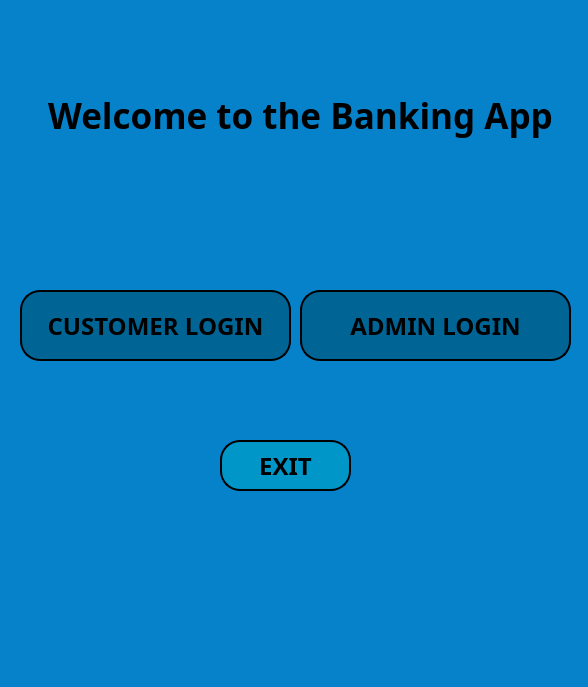
<?xml version="1.0" encoding="UTF-8"?>
<ui version="4.0">
 <class>open_window</class>
 <widget class="QMainWindow" name="open_window">
  <property name="geometry">
   <rect>
    <x>0</x>
    <y>0</y>
    <width>588</width>
    <height>687</height>
   </rect>
  </property>
  <property name="windowTitle">
   <string>MainWindow</string>
  </property>
  <property name="styleSheet">
   <string notr="true">background-color: rgb(5, 130, 202);</string>
  </property>
  <widget class="QWidget" name="centralwidget">
   <widget class="QLabel" name="openwdw_lbl_welcome">
    <property name="geometry">
     <rect>
      <x>20</x>
      <y>60</y>
      <width>561</width>
      <height>111</height>
     </rect>
    </property>
    <property name="font">
     <font>
      <family>Bahnschrift SemiBold</family>
      <pointsize>26</pointsize>
      <weight>75</weight>
      <bold>true</bold>
     </font>
    </property>
    <property name="text">
     <string>Welcome to the Banking App</string>
    </property>
    <property name="alignment">
     <set>Qt::AlignCenter</set>
    </property>
   </widget>
   <widget class="QPushButton" name="openwdw_btn_CSLogin">
    <property name="geometry">
     <rect>
      <x>20</x>
      <y>290</y>
      <width>271</width>
      <height>71</height>
     </rect>
    </property>
    <property name="font">
     <font>
      <family>Bahnschrift SemiBold SemiConden</family>
      <pointsize>18</pointsize>
      <weight>75</weight>
      <bold>true</bold>
     </font>
    </property>
    <property name="styleSheet">
     <string notr="true">QPushButton{
	background-color: rgb(0, 100, 148);

border:2px solid rgb(0, 150, 199);
border-radius:20px;
border-color:black;
}
QPushButton:hover {
     background-color: rgb(202, 240, 248);
     border:2px solid rgb(0, 150, 199);
}</string>
    </property>
    <property name="text">
     <string>CUSTOMER LOGIN</string>
    </property>
   </widget>
   <widget class="QPushButton" name="openwdw_btn_ADLogin">
    <property name="geometry">
     <rect>
      <x>300</x>
      <y>290</y>
      <width>271</width>
      <height>71</height>
     </rect>
    </property>
    <property name="font">
     <font>
      <family>Bahnschrift SemiBold</family>
      <pointsize>18</pointsize>
      <weight>75</weight>
      <bold>true</bold>
     </font>
    </property>
    <property name="styleSheet">
     <string notr="true">QPushButton{
background-color: rgb(0, 100, 148);
border:2px solid rgb(0, 150, 199);
border-radius:20px;
border-color:black;
}
QPushButton:hover {
     background-color: rgb(202, 240, 248);
     border:2px solid rgb(0, 150, 199);
}
</string>
    </property>
    <property name="text">
     <string>ADMIN LOGIN</string>
    </property>
   </widget>
   <widget class="QPushButton" name="openwdw_btn_exit">
    <property name="geometry">
     <rect>
      <x>220</x>
      <y>440</y>
      <width>131</width>
      <height>51</height>
     </rect>
    </property>
    <property name="font">
     <font>
      <family>Bahnschrift SemiBold</family>
      <pointsize>18</pointsize>
      <weight>75</weight>
      <bold>true</bold>
     </font>
    </property>
    <property name="styleSheet">
     <string notr="true">QPushButton {
background-color: rgb(0, 150, 199);
   border-color: rgb(66, 167, 255);
   border-bottom-color: rgb(255, 255, 255);
   border:2px solid rgb(202, 240, 248);
   border-radius:20px;
   border-color: black;
}

QPushButton:hover {
     background-color: rgb(202, 240, 248);
     border:2px solid rgb(202, 240, 248);
}
    
   </string>
    </property>
    <property name="text">
     <string>EXIT</string>
    </property>
   </widget>
  </widget>
  <widget class="QMenuBar" name="menubar">
   <property name="geometry">
    <rect>
     <x>0</x>
     <y>0</y>
     <width>588</width>
     <height>26</height>
    </rect>
   </property>
  </widget>
 </widget>
 <resources/>
 <connections>
  <connection>
   <sender>openwdw_btn_exit</sender>
   <signal>clicked()</signal>
   <receiver>open_window</receiver>
   <slot>close()</slot>
   <hints>
    <hint type="sourcelabel">
     <x>274</x>
     <y>422</y>
    </hint>
    <hint type="destinationlabel">
     <x>393</x>
     <y>561</y>
    </hint>
   </hints>
  </connection>
 </connections>
</ui>
